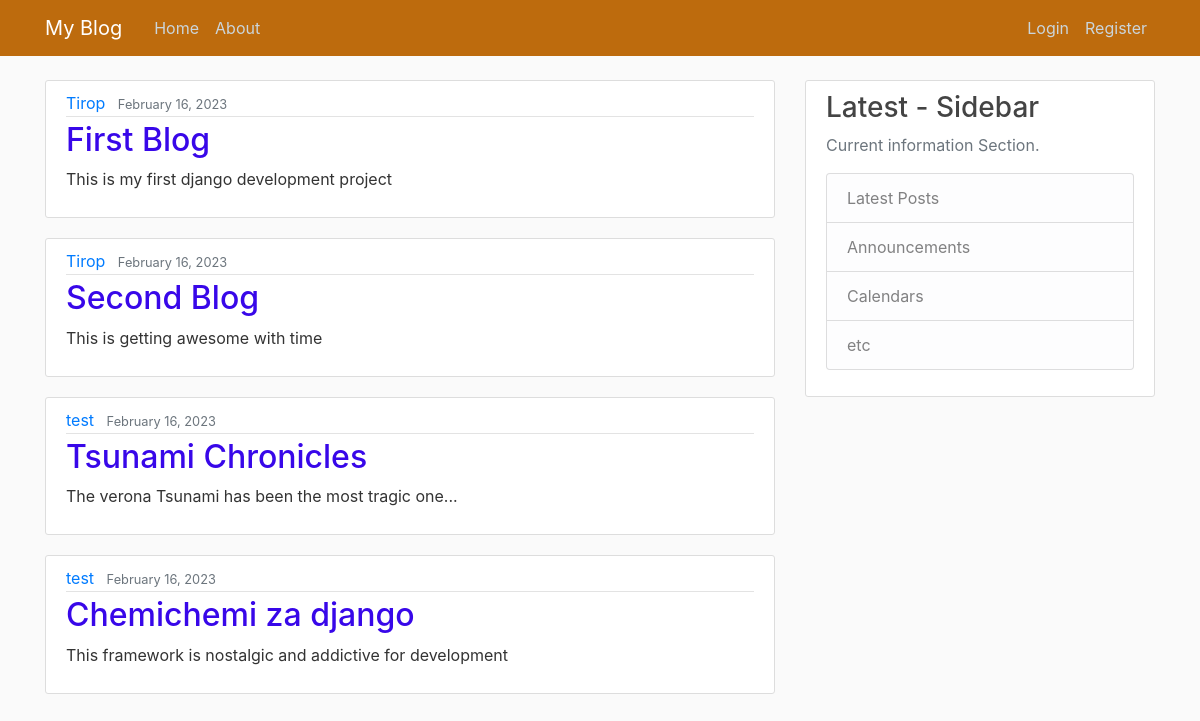
The page / on the database its author committed.
### blog/models.py (models this page shows, shortened)
class Post(models.Model):
    title = models.CharField(max_length=100)
    content = models.TextField()
    date_posted = models.DateTimeField(default=timezone.now)
    author = models.ForeignKey(User, on_delete=models.CASCADE)

### blog/views.py (the view)
# urls.py: path('', views.home, name='blog-home'),
def home(request):
    context = {'posts':Post.objects.all(), 'title':'Home'}
    return render(request, 'blog/home.html', context)

### blog/templates/blog/home.html
{% extends "blog/base.html" %}
{% block content %}
        {% for post in posts %}
        <article class="media content-section">
                <div class="media-body">
                        <div class="article-metadata">
                        <a class="mr-2" href="#">{{ post.author }}</a>
                        <small class="text-muted">{{ post.date_posted | date:'F d, Y' }}</small>
                        </div>
                        <h2><a class="article-title" href="#">{{ post.title }}</a></h2>
                        <p class="article-content">{{ post.content }}</p>
                </div>
        </article>
        {% endfor %}
{% endblock content %}

### blog/templates/blog/base.html (shortened to what this page needs)
{% load static %}
<!DOCTYPE html>
<html lang="en">
<head>
    <link rel="stylesheet" href="https://cdn.jsdelivr.net/npm/bootstrap@4.3.1/dist/css/bootstrap.min.css">
    <link rel="stylesheet" type="text/css" href="{% static 'blog/main.css'%}">
</head>
<body>
    <header class="site-header">
        <nav class="navbar navbar-expand-md navbar-dark bg-steel fixed-top">
        <div class="container">
            <a class="navbar-brand mr-4" href="{% url 'blog-home'%}">My Blog</a>
            <div class="collapse navbar-collapse" id="navbarToggle">
            <div class="navbar-nav mr-auto">
                <a class="nav-item nav-link" href="{% url 'blog-home'%}">Home</a>
                <a class="nav-item nav-link" href="{% url 'blog-about'%}">About</a>
            </div>
            <div class="navbar-nav">
                <a class="nav-item nav-link" href="#">Login</a>
                <a class="nav-item nav-link" href="#">Register</a>
            </div>
            </div>
        </div>
        </nav>
    </header>
    <main role="main" class="container">
        <div class="row">
        <div class="col-md-8">
            {% block content %}{% endblock %}
        </div>
        <div class="col-md-4">
            <div class="content-section">
            <h3>Latest - Sidebar</h3>
            <p class='text-muted'>Current information Section.
                <ul class="list-group">
                <li class="list-group-item list-group-item-light">Latest Posts</li>
                <li class="list-group-item list-group-item-light">Announcements</li>
                <li class="list-group-item list-group-item-light">Calendars</li>
                <li class="list-group-item list-group-item-light">etc</li>
                </ul>
            </p>
            </div>
        </div>
        </div>
    </main>
</body>
</html>

### blog/static/blog/main.css (style rules this page uses)
body { background: #fafafa; color: #333333; margin-top: 5rem; }
h1, h2, h3, h4, h5, h6 { color: #444444; }
ul { margin: 0; }
.bg-steel { background-color: #bd6b0d; }
.site-header .navbar-nav .nav-link { color: #cbd5db; }
.content-section { background: #ffffff; padding: 10px 20px; border: 1px solid #dddddd; border-radius: 3px; margin-bottom: 20px; }
.article-title { color: #3807e9; }
.article-content { white-space: pre-line; }
.article-metadata { padding-bottom: 1px; margin-bottom: 4px; border-bottom: 1px solid #e3e3e3 }

### rows shown on the page
Post: author "Tirop", date_posted "February 16, 2023", title "First Blog", content "This is my first django development project"
Post: author "Tirop", date_posted "February 16, 2023", title "Second Blog", content "This is getting awesome with time"
Post: author "test", date_posted "February 16, 2023", title "Tsunami Chronicles", content "The verona Tsunami has been the most tragic one..."
Post: author "test", date_posted "February 16, 2023", title "Chemichemi za django", content "This framework is nostalgic and addictive for development"
